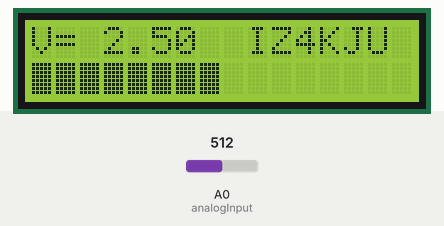
This sketch was run on a simulated Arduino Uno, built with avr-gcc and run on an emulated ATmega328P. Shown: 16×2 character LCD. Inputs (shaded band) come from the test bench; at power-on: A0 (analogInput) = 512.

Above: at 1.2 s.
1.3 s: A0 (analogInput) set to 716
At 2.4 s:
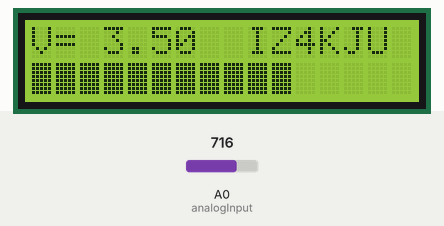
2.9 s: A0 (analogInput) set to 900
At 3.6 s:
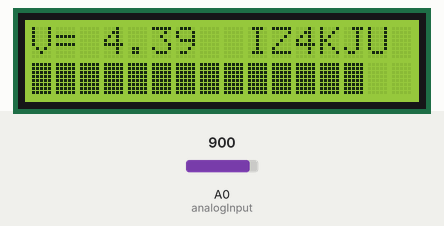
4.4 s: A0 (analogInput) set to 1023
At 5.6 s:
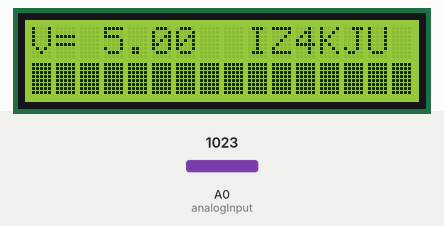
5.9 s: A0 (analogInput) set to 511
At 6.6 s:
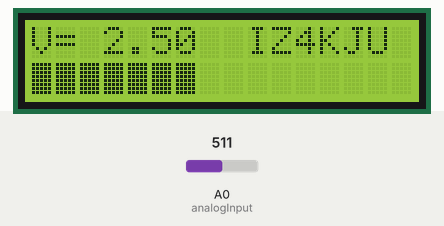
7.5 s: A0 (analogInput) set to 306
At 8.6 s:
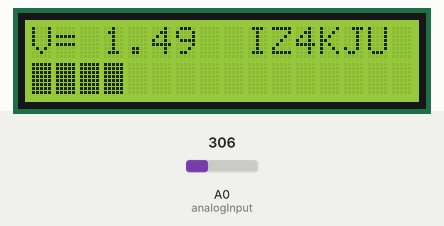
9.0 s: A0 (analogInput) set to 122
At 9.7 s:
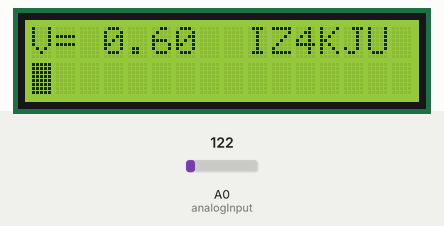
Timing chart, 0 to 11.6 s (numbered marks = the images above; inputs shaded):
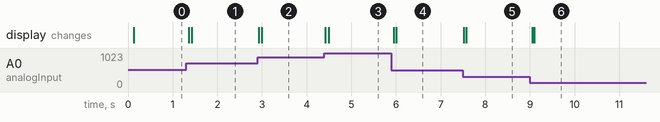

Measured:
- after the input at 1.3 s, the display: first changes after 0.06 s (image 1 shows a later state)
- after the input at 2.9 s, the display: first changes at once (image 2 shows a later state)
- after the input at 4.4 s, the display: first changes at once (image 3 shows a later state)
- after the input at 5.9 s, the display: first changes after 0.05 s (image 4 shows a later state)
- after the input at 7.5 s, the display: first changes at once (image 5 shows a later state)
- after the input at 9.0 s, the display: first changes after 0.05 s (image 6 shows a later state)

The sketch:

lcd_bar_graf_volt_kju_1_0.ino
```cpp
    /*
      Voltmeter with graph
      Coded by Ollie Jeffcoate
    */
    #include <LiquidCrystal.h>

    LiquidCrystal lcd(12, 11, 5, 4, 3, 2); //initialize the library, numbers of the interface pins

      int analogInput = 0;     //analog pin A0
      float VoltageOut = 0.0;
      float VoltageIn = 0.0;
      int refresh = 50;        //refresh rate
      int i = 0;               //variable used for clearing our byte 'graph'
      int value = 0;           //variable to store value
      byte graph[8] =
        {
          B11111,
          B11111,
          B11111,
          B11111,
          B11111,
          B11111,
          B11111,
          B11111,
        };

    void setup()
    {
      pinMode(analogInput, INPUT);  //setting analog pin mode to input

      lcd.begin(16, 2);             //setting up the LCD screens rows and colums
      lcd.print("V=");
    }

    void loop(){
      value = analogRead(analogInput);  //reading the value on A1

      //VoltageOut = (value * 5.0) / 1024.0;
      VoltageIn = (value * 5.0) / 1024.0;
      //VoltageOut / (R2/(R1+R2));

      lcd.setCursor(3, 0);               //printing the result to the LCD display
      lcd.print(VoltageIn);
      lcd.print("  IZ4KJU");
      delay(refresh);                    //refreshing the screen

      voltmetergraph();                  //calling my function voltmetergraph
    }

    void voltmetergraph()
      {
        if (VoltageIn >= 0.3125)         //setting up the bar graph
        {
        lcd.createChar(0, graph);
        lcd.setCursor(0, 2);
        lcd.write(byte(0));}
        else {LcdClearByte(0);}

       if (VoltageIn >= 0.625)
        {
        lcd.createChar(0, graph);
        lcd.setCursor(1, 2);
        lcd.write(byte(0));}
        else {LcdClearByte(1);}

        if (VoltageIn >= .9375)
        {
        lcd.createChar(0, graph);
        lcd.setCursor(2, 2);
        lcd.write(byte(0));}
        else {LcdClearByte(2);}

        if (VoltageIn >= 1.25){
        lcd.createChar(0, graph);
        lcd.setCursor(3, 2);
        lcd.write(byte(0));}
        else {LcdClearByte(3);}

       if (VoltageIn >= 1.5625)
        {
        lcd.createChar(0, graph);
        lcd.setCursor(4, 2);
        lcd.write(byte(0));}
        else {LcdClearByte(4);}

       if (VoltageIn >= 1.875)
        {
        lcd.createChar(0, graph);
        lcd.setCursor(5, 2);
        lcd.write(byte(0));}
        else {LcdClearByte(5);}

       if (VoltageIn >= 2.1875)
        {
        lcd.createChar(0, graph);
        lcd.setCursor(6, 2);
        lcd.write(byte(0));}
        else {LcdClearByte(6);}

        if (VoltageIn >= 2.5)
        {
        lcd.createChar(0, graph);
        lcd.setCursor(7, 2);
        lcd.write(byte(0));}
        else {LcdClearByte(7);}

        if (VoltageIn >= 2.8125)
        {
        lcd.createChar(0, graph);
        lcd.setCursor(8, 2);
        lcd.write(byte(0));}
        else {LcdClearByte(8);}

       if (VoltageIn >= 3.125)
        {
        lcd.createChar(0, graph);
        lcd.setCursor(9, 2);
        lcd.write(byte(0));}
        else {LcdClearByte(9);}

       if (VoltageIn >= 3.4375)
        {
        lcd.createChar(0, graph);
        lcd.setCursor(10, 2);
        lcd.write(byte(0));}
        else {LcdClearByte(10);}

       if (VoltageIn >= 3.75)
        {
        lcd.createChar(0, graph);
        lcd.setCursor(11, 2);
        lcd.write(byte(0));}
        else {LcdClearByte(11);}

       if (VoltageIn >= 4.0625)
        {
        lcd.createChar(0, graph);
        lcd.setCursor(12, 2);
        lcd.write(byte(0));}
        else {LcdClearByte(12);}

       if (VoltageIn >= 4.375)
        {
        lcd.createChar(0, graph);
        lcd.setCursor(13, 2);
        lcd.write(byte(0));}
        else {LcdClearByte(13);}

        if (VoltageIn >= 4.6875)
        {
        lcd.createChar(0, graph);
        lcd.setCursor(14, 2);
        lcd.write(byte(0));}
        else {LcdClearByte(14);}

        if (VoltageIn >= 4.99)
        {
        lcd.createChar(0, graph);
        lcd.setCursor(15, 2);
        lcd.write(byte(0));}
        else {LcdClearByte(15);}
      }

     void LcdClearByte(int c)        //clearbyte function
    {
      lcd.setCursor(c,1);
      for (i = 0; i < 16; i = i + 1) {
        lcd.print(" ");
      }
    }
```
